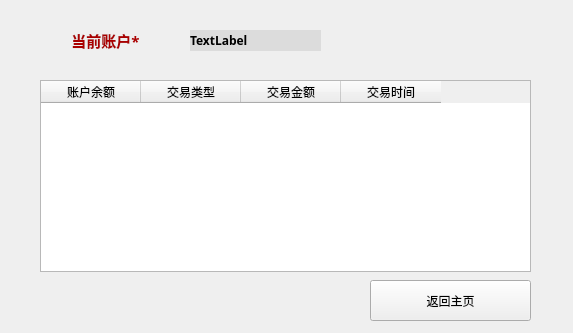
<?xml version="1.0" encoding="UTF-8"?>
<ui version="4.0">
 <class>query</class>
 <widget class="QMainWindow" name="query">
  <property name="geometry">
   <rect>
    <x>0</x>
    <y>0</y>
    <width>573</width>
    <height>333</height>
   </rect>
  </property>
  <property name="windowTitle">
   <string>MainWindow</string>
  </property>
  <widget class="QWidget" name="centralwidget">
   <widget class="QLabel" name="current_account">
    <property name="geometry">
     <rect>
      <x>190</x>
      <y>30</y>
      <width>131</width>
      <height>21</height>
     </rect>
    </property>
    <property name="font">
     <font>
      <family>幼圆</family>
      <weight>75</weight>
      <bold>true</bold>
     </font>
    </property>
    <property name="styleSheet">
     <string notr="true">background-color: rgb(220, 220, 220);</string>
    </property>
    <property name="text">
     <string>TextLabel</string>
    </property>
   </widget>
   <widget class="QLabel" name="label_2">
    <property name="geometry">
     <rect>
      <x>20</x>
      <y>10</y>
      <width>171</width>
      <height>61</height>
     </rect>
    </property>
    <property name="font">
     <font>
      <family>幼圆</family>
      <pointsize>11</pointsize>
      <weight>75</weight>
      <bold>true</bold>
     </font>
    </property>
    <property name="styleSheet">
     <string notr="true">color: rgb(170, 0, 0);</string>
    </property>
    <property name="text">
     <string>当前账户*</string>
    </property>
    <property name="alignment">
     <set>Qt::AlignCenter</set>
    </property>
   </widget>
   <widget class="QTableWidget" name="tableWidget">
    <property name="geometry">
     <rect>
      <x>40</x>
      <y>80</y>
      <width>491</width>
      <height>192</height>
     </rect>
    </property>
    <column>
     <property name="text">
      <string>账户余额</string>
     </property>
    </column>
    <column>
     <property name="text">
      <string>交易类型</string>
     </property>
    </column>
    <column>
     <property name="text">
      <string>交易金额</string>
     </property>
    </column>
    <column>
     <property name="text">
      <string>交易时间</string>
     </property>
    </column>
   </widget>
   <widget class="QPushButton" name="return_to_main">
    <property name="geometry">
     <rect>
      <x>370</x>
      <y>280</y>
      <width>161</width>
      <height>41</height>
     </rect>
    </property>
    <property name="text">
     <string>返回主页</string>
    </property>
   </widget>
  </widget>
 </widget>
 <resources/>
 <connections/>
</ui>
